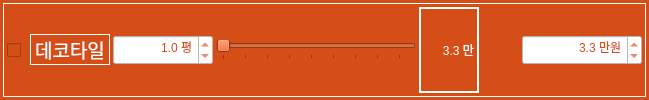
                 <widget class="QFrame" name="frame_119">
                  <property name="minimumSize">
                   <size>
                    <width>0</width>
                    <height>30</height>
                   </size>
                  </property>
                  <property name="maximumSize">
                   <size>
                    <width>16777215</width>
                    <height>16777215</height>
                   </size>
                  </property>
                  <property name="font">
                   <font>
                    <family>나눔고딕 ExtraBold</family>
                    <pointsize>9</pointsize>
                    <weight>9</weight>
                    <italic>false</italic>
                    <bold>false</bold>
                   </font>
                  </property>
                  <property name="styleSheet">
                   <string notr="true">background-color: rgb(213, 77, 23);
font: 75 9pt &quot;나눔고딕 ExtraBold&quot;;</string>
                  </property>
                  <layout class="QHBoxLayout" name="horizontalLayout_266">
                   <property name="leftMargin">
                    <number>3</number>
                   </property>
                   <property name="topMargin">
                    <number>3</number>
                   </property>
                   <property name="rightMargin">
                    <number>3</number>
                   </property>
                   <property name="bottomMargin">
                    <number>3</number>
                   </property>
                   <item>
                    <widget class="QFrame" name="horizontalFrame_23">
                     <property name="styleSheet">
                      <string notr="true">color: rgb(255, 255, 255);</string>
                     </property>
                     <property name="frameShape">
                      <enum>QFrame::Box</enum>
                     </property>
                     <layout class="QHBoxLayout" name="horizontalLayout_94">
                      <property name="spacing">
                       <number>3</number>
                      </property>
                      <property name="leftMargin">
                       <number>3</number>
                      </property>
                      <property name="topMargin">
                       <number>3</number>
                      </property>
                      <property name="rightMargin">
                       <number>3</number>
                      </property>
                      <property name="bottomMargin">
                       <number>3</number>
                      </property>
                      <item>
                       <widget class="QCheckBox" name="checkBox_wall_decotile">
                        <property name="enabled">
                         <bool>true</bool>
                        </property>
                        <property name="minimumSize">
                         <size>
                          <width>20</width>
                          <height>30</height>
                         </size>
                        </property>
                        <property name="maximumSize">
                         <size>
                          <width>16777215</width>
                          <height>16777215</height>
                         </size>
                        </property>
                        <property name="styleSheet">
                         <string notr="true">color: rgb(255, 255, 255);</string>
                        </property>
                        <property name="text">
                         <string/>
                        </property>
                        <property name="checked">
                         <bool>false</bool>
                        </property>
                        <property name="tristate">
                         <bool>false</bool>
                        </property>
                       </widget>
                      </item>
                      <item>
                       <widget class="QLabel" name="label_35">
                        <property name="sizePolicy">
                         <sizepolicy hsizetype="Preferred" vsizetype="Fixed">
                          <horstretch>0</horstretch>
                          <verstretch>0</verstretch>
                         </sizepolicy>
                        </property>
                        <property name="minimumSize">
                         <size>
                          <width>80</width>
                          <height>30</height>
                         </size>
                        </property>
                        <property name="maximumSize">
                         <size>
                          <width>80</width>
                          <height>16777215</height>
                         </size>
                        </property>
                        <property name="font">
                         <font>
                          <family>구름 산스 500</family>
                          <pointsize>14</pointsize>
                          <weight>50</weight>
                          <italic>false</italic>
                          <bold>false</bold>
                         </font>
                        </property>
                        <property name="styleSheet">
                         <string notr="true">background-color: rgb(213, 77, 23);
color: rgb(255, 255, 255);
font: 14pt &quot;구름 산스 500&quot;;</string>
                        </property>
                        <property name="frameShape">
                         <enum>QFrame::Box</enum>
                        </property>
                        <property name="text">
                         <string>데코타일</string>
                        </property>
                        <property name="alignment">
                         <set>Qt::AlignCenter</set>
                        </property>
                       </widget>
                      </item>
                      <item>
                       <widget class="QDoubleSpinBox" name="doubleSpinBox_floor_area_decotile">
                        <property name="minimumSize">
                         <size>
                          <width>100</width>
                          <height>30</height>
                         </size>
                        </property>
                        <property name="styleSheet">
                         <string notr="true">background-color: rgb(255, 255, 255);
color: rgb(213, 77, 23);
font: 12pt &quot;구름 산스 500&quot;;</string>
                        </property>
                        <property name="alignment">
                         <set>Qt::AlignRight|Qt::AlignTrailing|Qt::AlignVCenter</set>
                        </property>
                        <property name="prefix">
                         <string/>
                        </property>
                        <property name="suffix">
                         <string> 평</string>
                        </property>
                        <property name="decimals">
                         <number>1</number>
                        </property>
                        <property name="minimum">
                         <double>0.100000000000000</double>
                        </property>
                        <property name="maximum">
                         <double>100.000000000000000</double>
                        </property>
                        <property name="singleStep">
                         <double>0.200000000000000</double>
                        </property>
                        <property name="value">
                         <double>1.000000000000000</double>
                        </property>
                       </widget>
                      </item>
                      <item>
                       <widget class="QSlider" name="horizontalSlider_floor_decotile">
                        <property name="minimumSize">
                         <size>
                          <width>200</width>
                          <height>0</height>
                         </size>
                        </property>
                        <property name="maximumSize">
                         <size>
                          <width>200</width>
                          <height>16777215</height>
                         </size>
                        </property>
                        <property name="minimum">
                         <number>33</number>
                        </property>
                        <property name="maximum">
                         <number>75</number>
                        </property>
                        <property name="singleStep">
                         <number>1</number>
                        </property>
                        <property name="pageStep">
                         <number>1</number>
                        </property>
                        <property name="value">
                         <number>33</number>
                        </property>
                        <property name="orientation">
                         <enum>Qt::Horizontal</enum>
                        </property>
                        <property name="invertedAppearance">
                         <bool>false</bool>
                        </property>
                        <property name="invertedControls">
                         <bool>false</bool>
                        </property>
                        <property name="tickPosition">
                         <enum>QSlider::TicksBelow</enum>
                        </property>
                        <property name="tickInterval">
                         <number>5</number>
                        </property>
                       </widget>
                      </item>
                      <item>
                       <widget class="QLabel" name="label_floor_decotile">
                        <property name="minimumSize">
                         <size>
                          <width>60</width>
                          <height>0</height>
                         </size>
                        </property>
                        <property name="styleSheet">
                         <string notr="true">font: 12pt &quot;구름 산스 500&quot;;</string>
                        </property>
                        <property name="frameShape">
                         <enum>QFrame::WinPanel</enum>
                        </property>
                        <property name="text">
                         <string>3.3 만</string>
                        </property>
                        <property name="alignment">
                         <set>Qt::AlignRight|Qt::AlignTrailing|Qt::AlignVCenter</set>
                        </property>
                       </widget>
                      </item>
                      <item>
                       <spacer name="horizontalSpacer_28">
                        <property name="orientation">
                         <enum>Qt::Horizontal</enum>
                        </property>
                        <property name="sizeType">
                         <enum>QSizePolicy::Expanding</enum>
                        </property>
                        <property name="sizeHint" stdset="0">
                         <size>
                          <width>40</width>
                          <height>20</height>
                         </size>
                        </property>
                       </spacer>
                      </item>
                      <item>
                       <widget class="QDoubleSpinBox" name="doubleSpinBox_floor_cost_decotile">
                        <property name="minimumSize">
                         <size>
                          <width>120</width>
                          <height>30</height>
                         </size>
                        </property>
                        <property name="styleSheet">
                         <string notr="true">background-color: rgb(255, 255, 255);
color: rgb(213, 77, 23);
font: 12pt &quot;구름 산스 500&quot;;</string>
                        </property>
                        <property name="alignment">
                         <set>Qt::AlignRight|Qt::AlignTrailing|Qt::AlignVCenter</set>
                        </property>
                        <property name="prefix">
                         <string/>
                        </property>
                        <property name="suffix">
                         <string> 만원</string>
                        </property>
                        <property name="decimals">
                         <number>1</number>
                        </property>
                        <property name="minimum">
                         <double>1.000000000000000</double>
                        </property>
                        <property name="maximum">
                         <double>1500.000000000000000</double>
                        </property>
                        <property name="singleStep">
                         <double>10.000000000000000</double>
                        </property>
                        <property name="value">
                         <double>3.300000000000000</double>
                        </property>
                       </widget>
                      </item>
                     </layout>
                    </widget>
                   </item>
                  </layout>
                 </widget>
